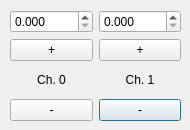
<?xml version="1.0" encoding="UTF-8"?>
<ui version="4.0">
 <class>Dialog</class>
 <widget class="QDialog" name="Dialog">
  <property name="geometry">
   <rect>
    <x>0</x>
    <y>0</y>
    <width>190</width>
    <height>130</height>
   </rect>
  </property>
  <property name="sizePolicy">
   <sizepolicy hsizetype="Minimum" vsizetype="Minimum">
    <horstretch>0</horstretch>
    <verstretch>0</verstretch>
   </sizepolicy>
  </property>
  <property name="windowTitle">
   <string>Mirror control</string>
  </property>
  <widget class="QWidget" name="verticalLayoutWidget">
   <property name="geometry">
    <rect>
     <x>10</x>
     <y>10</y>
     <width>171</width>
     <height>111</height>
    </rect>
   </property>
   <layout class="QVBoxLayout" name="verticalLayout">
    <item>
     <layout class="QGridLayout" name="gridLayout">
      <item row="2" column="1">
       <widget class="QLabel" name="lbl_Ch1">
        <property name="text">
         <string>Ch. 1</string>
        </property>
        <property name="alignment">
         <set>Qt::AlignCenter</set>
        </property>
       </widget>
      </item>
      <item row="3" column="1">
       <widget class="QPushButton" name="btn_Ch1Minus">
        <property name="text">
         <string>-</string>
        </property>
        <property name="autoRepeat">
         <bool>true</bool>
        </property>
       </widget>
      </item>
      <item row="3" column="0">
       <widget class="QPushButton" name="btn_Ch0Minus">
        <property name="text">
         <string>-</string>
        </property>
        <property name="autoRepeat">
         <bool>true</bool>
        </property>
       </widget>
      </item>
      <item row="1" column="1">
       <widget class="QPushButton" name="btn_Ch1Plus">
        <property name="text">
         <string>+</string>
        </property>
        <property name="autoRepeat">
         <bool>true</bool>
        </property>
       </widget>
      </item>
      <item row="2" column="0">
       <widget class="QLabel" name="lbl_Ch0">
        <property name="text">
         <string>Ch. 0</string>
        </property>
        <property name="alignment">
         <set>Qt::AlignCenter</set>
        </property>
       </widget>
      </item>
      <item row="1" column="0">
       <widget class="QPushButton" name="btn_Ch0Plus">
        <property name="text">
         <string>+</string>
        </property>
        <property name="autoRepeat">
         <bool>true</bool>
        </property>
       </widget>
      </item>
      <item row="0" column="1">
       <widget class="QDoubleSpinBox" name="spb_Ch1">
        <property name="decimals">
         <number>3</number>
        </property>
        <property name="maximum">
         <double>5.000000000000000</double>
        </property>
        <property name="singleStep">
         <double>0.010000000000000</double>
        </property>
       </widget>
      </item>
      <item row="0" column="0">
       <widget class="QDoubleSpinBox" name="spb_Ch0">
        <property name="decimals">
         <number>3</number>
        </property>
        <property name="maximum">
         <double>5.000000000000000</double>
        </property>
        <property name="singleStep">
         <double>0.010000000000000</double>
        </property>
       </widget>
      </item>
     </layout>
    </item>
   </layout>
  </widget>
 </widget>
 <resources/>
 <connections/>
</ui>
